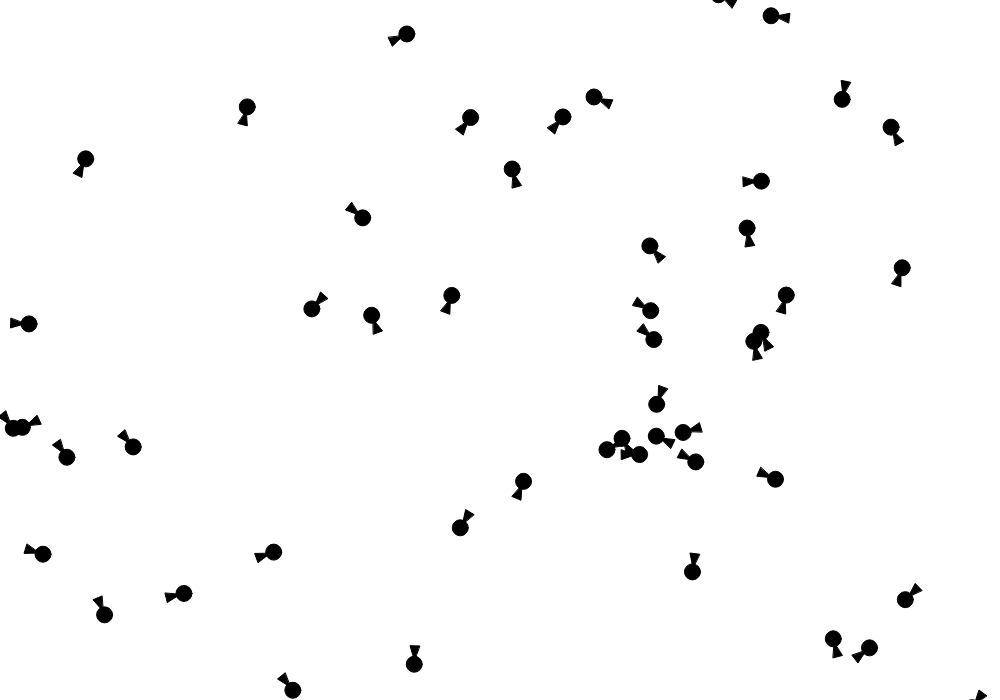
Frame 1 (no input)
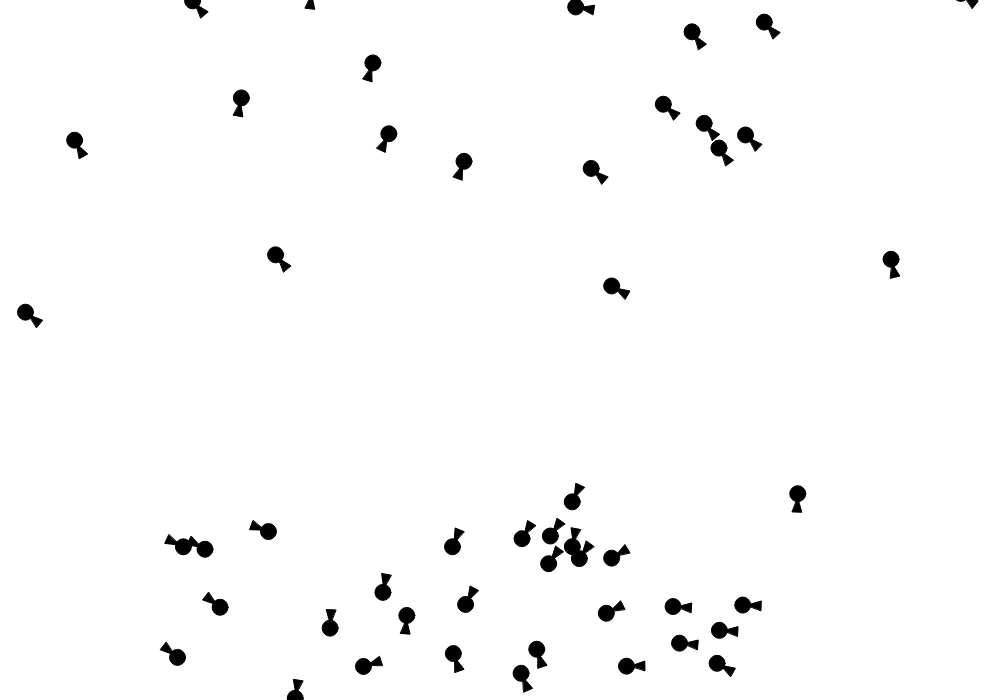
Frame 60 (no input)
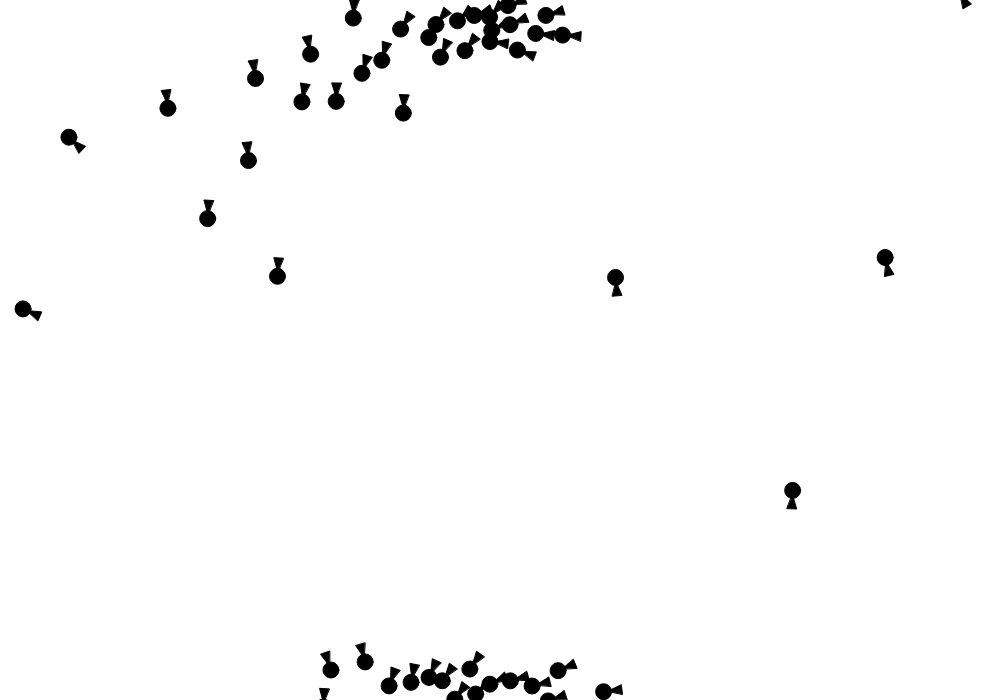
Frame 120 (the mouse pressed at the canvas centre since frame 60)

The p5.js sketch that drew these frames (run headless with seeded random() and noise() and a simulated clock; from frame 60 on, the mouse is pressed at the canvas centre):

// p5.js sketch
// ── sketch.js
const WIDTH = 1000;
const HEIGHT = 700;
const RADIUS = 100;

const school_of_fish = [];
const max_count = 50;
const max_force = 0.2;
const max_speed = 4;

const divide_group = new DivideGroup(WIDTH, HEIGHT, RADIUS);

function setup() {
  createCanvas(WIDTH, HEIGHT);
  for (let i = 0; i < max_count; i++) {
    school_of_fish.push(new Member());
  }
}

function draw() {
  background(255);
  school_of_fish.forEach((member) => {
    member.update();
  });
}

// ── divide_group.js
class DivideGroup {
  constructor(w, h, r) {
    this.r = r;
    this.groups = [];
    this.row_length = Math.ceil(w / r);
    this.count = this.row_length * Math.ceil(h / r);

    for (let i = 0; i < this.count; i++) {
      this.groups.push([]);
    }
  }

  update(obj) {
    const i =
      Math.floor(obj.position.y / this.r) * this.row_length +
      Math.floor(obj.position.x / this.r);
    if (i !== obj.group) {
      if (obj.group !== undefined) {
        // 更新処理
        const before = this.groups[obj.group];
        const ii = obj.group_index;
        before[ii] = before[before.length - 1];
        before[ii].group_index = ii;
        before.pop();
      }
      obj.group = i;
      obj.group_index = this.groups[i].length;
      this.groups[i].push(obj);
    }
  }

  get_near_objs(obj) {
    let all = [];
    let y = Math.floor(obj.group / this.row_length);
    let x = obj.group - y * this.row_length;
    let i = obj.group - 1 - this.row_length;
    x--;
    y--;
    x *= this.r;
    y *= this.r;
    // 1からスタート

    // 1 2 3
    // 4 5 6
    // 7 8 9
    for (let cnt = 1; cnt <= 9; cnt++) {
      if (cnt % 3 === 0) {
        this.concat(all, i, x, y);
        i += this.row_length - 2;
        x -= this.r + this.r;
        y += this.r;
      } else {
        this.concat(all, i, x, y);
        i++;
        x += this.r;
      }
    }

    return all;
  }

  concat(all, i, x, y) {
    if (x >= 0 && y >= 0 && x < width && y < height) {
      all.push(this.groups[i]);
    }
  }
}

// ── member.js
class Member {
  static steering;

  constructor() {
    const angle = random(0, Math.PI * 2);
    const r = random(max_speed / 2, max_speed);
    if (Member.steering === undefined) Member.steering = createVector();
    this.position = createVector(random(0, width), random(0, height));
    this.velocity = createVector(Math.cos(angle) * r, Math.sin(angle) * r);
    this.acceleration = createVector();

    divide_group.update(this);
    this.show();
  }

  get_near_members() {
    const others = [];
    const distances = [];
    const r2 = RADIUS * RADIUS;
    const near = divide_group.get_near_objs(this);

    near.forEach((arr) => {
      for (let i = 0; i < arr.length; i++) {
        const a = arr[Math.floor(i)];
        const d =
          (this.position.x - a.position.x) * (this.position.x - a.position.x) +
          (this.position.y - a.position.y) * (this.position.y - a.position.y);
        if (a !== this && d < r2) {
          others.push(a);
          distances.push(d);
        }
      }
    });

    return [others, distances];
  }

  form_grouping() {
    const arrys = this.get_near_members();
    const others = arrys[0];
    const distances = arrys[1];

    this.acceleration.x = this.acceleration.y = 0;
    const align_steering = this.align(others);
    this.acceleration.add(align_steering);
    const cohesion_steering = this.cohesion(others);
    this.acceleration.add(cohesion_steering);
    const sep_steering = this.separation(others, distances);
    this.acceleration.add(sep_steering);
  }

  align(others) {
    const steering = Member.steering;
    let total = 0;
    steering.x = steering.y = 0;

    others.forEach((other) => {
      steering.add(other.velocity);
      total++;
    });

    steering.div(total);
    steering.setMag(max_speed);
    steering.sub(this.velocity);
    steering.limit(max_force);

    return steering;
  }

  cohesion(others) {
    const steering = Member.steering;
    let total = 0;
    steering.x = steering.y = 0;

    others.forEach((other) => {
      steering.add(other.position);
      total++;
    });

    steering.div(total);
    steering.sub(this.position);
    steering.setMag(max_speed);
    steering.sub(this.velocity);
    steering.limit(max_force);

    return steering;
  }

  separation(others, distances) {
    const steering = Member.steering;
    steering.x = steering.y = 0;

    others.forEach((a, i) => {
      const diff = p5.Vector.sub(this.position, a.position);
      diff.div(distances[i]);
      steering.add(diff);
    });

    steering.div(others.length);
    steering.setMag(max_speed);
    steering.sub(this.velocity);
    steering.limit(max_force);

    return steering;
  }

  update() {
    this.form_grouping();
    this.position.add(this.velocity);

    if (this.position.x < 0) this.position.x += width;
    else if (this.position.x >= width) this.position.x -= width;
    if (this.position.y < 0) this.position.y += height;
    else if (this.position.y >= height) this.position.y -= height;

    divide_group.update(this);

    this.velocity.add(this.acceleration);
    this.velocity.limit(max_speed);
    this.show();
  }

  show() {
    strokeWeight(1);
    noFill();
    const r = 8;
    const angle = this.velocity.heading();
    const anglePlus = 2.5;
    fill(0);
    triangle(
      this.position.x + Math.cos(angle) * r,
      this.position.y + Math.sin(angle) * r,
      this.position.x + Math.cos(angle + anglePlus) * r,
      this.position.y + Math.sin(angle + anglePlus) * r,
      this.position.x + Math.cos(angle - anglePlus) * r,
      this.position.y + Math.sin(angle - anglePlus) * r
    );
    ellipse(
      this.position.x + Math.cos(angle) * (r * 1.5),
      this.position.y + Math.sin(angle) * (r * 1.5),
      r * 2,
      r * 2
    );
  }
}
